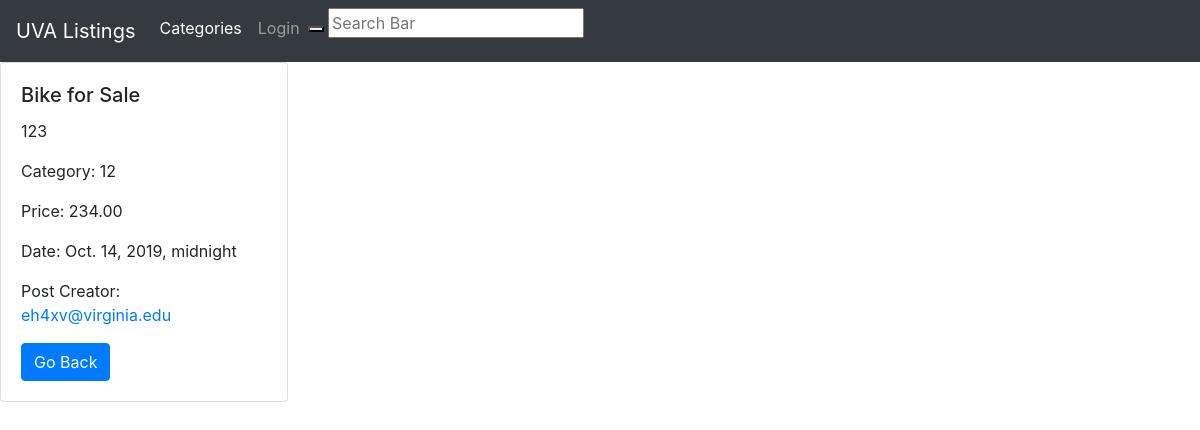
Page /posts/1/ on the earlier database version.
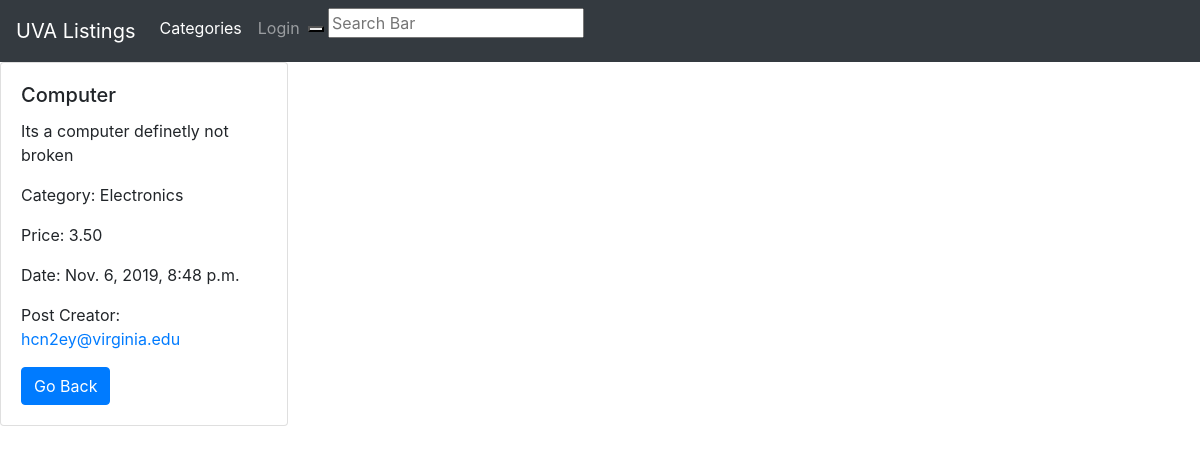
Same page on the later database version.
### posts/models.py (models this page shows, shortened)
class Post(models.Model):
    titleText = models.CharField(max_length=200)
    description = models.CharField(max_length=200)
    creation_date = models.DateTimeField(auto_now=True)
    Electronics = 'Electronics'
    Services = 'Services'
    Miscellaneous = 'Misc'
    Housing = 'Housing'
    Food = 'Food'
    Community = 'Community'
    Textbooks = 'Textbooks'
    Tutoring = 'Tutoring'
    Clothes = 'Clothes'
    CategoryChoices = [
        (Electronics, 'Electronics'),
        (Services, 'Services'),
        (Miscellaneous, 'Miscellaneous'),
        (Housing, 'Housing'),
        (Food, 'Food'),
        (Community, 'Community'),
        (Textbooks, 'Textbooks'),
        (Tutoring, 'Tutoring'),
        (Clothes, 'Clothes'),
    ]
    category = models.CharField(max_length=200, choices=CategoryChoices, default=Miscellaneous)
    price = models.DecimalField(max_digits=6, decimal_places=2)
    user = models.ForeignKey(User, on_delete=models.CASCADE, default=Default_id)

### posts/views.py (the view)
# urls.py: path('<int:pk>/', views.PostDetailView.as_view(), name='detail'),
class PostDetailView(generic.DetailView):
    model = Post
    template_name = 'posts/detail.html'
    def get_queryset(self):
        return Post.objects.filter(creation_date__lte=timezone.now())

### posts/templates/posts/detail.html
{% include "header.html" %}
<div class="card" style="width: 18rem;">
    <div class="card-body">
      <h5 class="card-title">{{ post.titleText }}</h5>
      <p class="card-text">{{ post.description }}</p>
      <p class="card-text">Category: {{ post.category }}</p>
      <p class="card-text">Price: {{ post.price }}</p>
      <p class="card-text">Date: {{ post.creation_date }}</p>
      <p class="card-text"> Post Creator: <a href= "mailto: {{post.user.email}}">{{post.user.email}}</a></p>
      <a href="/posts" class="btn btn-primary">Go Back</a>
    </div>
  </div>

Differences in the rows shown:
changed Post: titleText "Bike for Sale" → "Computer"; description "123" → "Its a computer definetly not broken"; category "12" → "Electronics"; price "234.00" → "3.50"; creation_date "Oct. 14, 2019, midnight" → "Nov. 6, 2019, 8:48 p.m."; user.email "eh4xv@virginia.edu" → "hcn2ey@virginia.edu"
